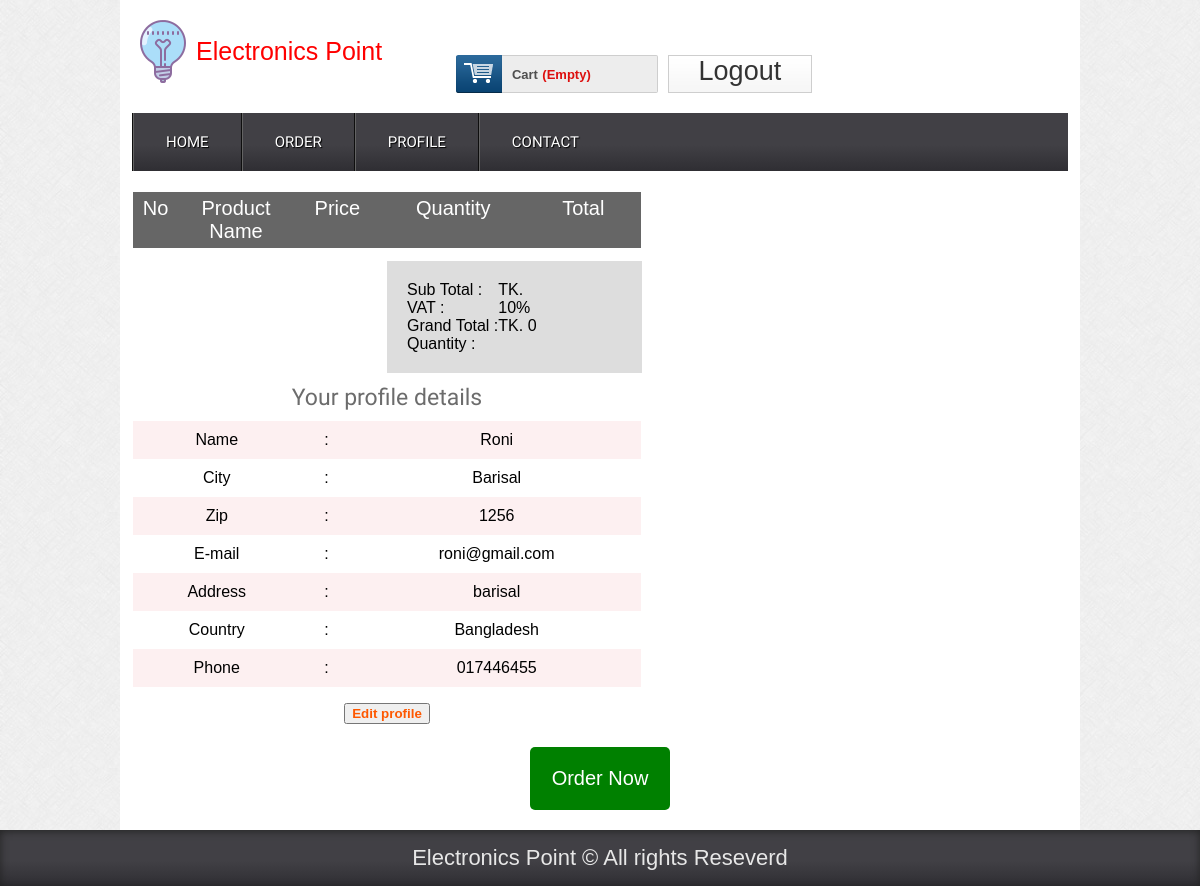
/shop/payoffline.php (signed in), run on the app's committed database.
### tables this page shows
CREATE TABLE `tbl_customer` (
  `csId` int(11) NOT NULL,
  `name` varchar(255) NOT NULL,
  `city` varchar(20) NOT NULL,
  `zip` varchar(20) NOT NULL,
  `email` varchar(50) NOT NULL,
  `address` varchar(255) NOT NULL,
  `country` varchar(20) NOT NULL,
  `phone` varchar(255) NOT NULL,
  `pass` varchar(255) NOT NULL
);

### shop/classes/Customer.php (called while the page is built, shortened)
<?php
$filepath = realpath(dirname(__FILE__));
include_once ($filepath."/../libs/Database.php");
?>
<?php
class Customer
{
	private $db;
	function __construct()
	{
		$this->db = new Database();
	}
	public function getCustomerInfo($csid){
		$sql = "SELECT * FROM tbl_customer WHERE csId='$csid'" ;
		$result = $this->db->select($sql);
		return $result;
	}
}
?>

### shop/libs/Database.php (called while the page is built, shortened)
<?php
Class Database{
	 public $host   = DB_HOST;
	 public $user   = DB_USER;
	 public $pass   = DB_PASS;
	 public $dbname = DB_NAME;
	 public $link;
	private function connectDB(){
		 $this->link = new mysqli($this->host, $this->user, $this->pass,$this->dbname);
	 }
	public function select($query){
	  $result = $this->link->query($query) or die($this->link->error.__LINE__);
		  if($result->num_rows > 0){
		    return $result;
		  }else {
		    return false;
		  }
	 }
}

### shop/libs/Session.php (called while the page is built, shortened)
<?php
class Session{
	 public static function get($key){
	    if (isset($_SESSION[$key])) {
		  return $_SESSION[$key];
		}else {
		  return false;
	    }
	 }
}

### shop/payoffline.php (the view, shortened to what this page needs)
<?php
	include("inc/header.php");
?>
 <div class="main">
    <div class="content">
		<div class="section group">
	   		<div class="division">
	   				<table class="tblone">
							<tr>
								<th width="5%">No</th>
								<th width="20%">Product Name</th>
								<th width="15%">Price</th>
								<th width="25%">Quantity</th>
								<th width="20%">Total</th>
							</tr>
						</table>
						<table class="tbl_two" style="float:right;text-align:left;" width="50%">
							<tr>
								<th>Sub Total : </th>
								<td>TK. <?php echo $sum; ?></td>
							</tr>
							<tr>
								<th>VAT :</th>
								<th> 10% </th>
							</tr>
							<tr>
								<th>Grand Total :</th>
								<td>TK. <?php
									$vat = ($sum*10)/100;
									echo $grandTotal = $sum+$vat;
								?></td>
							</tr>
								<th>Quantity :</th>
								<th> <?php echo $qty; ?></th>
					   </table>
	   		</div>
	   		<div class="division">
	   			  <?php
			$csid = Session::get('csid');
			$getCsInfo = $csmr->getCustomerInfo($csid);
			if ($getCsInfo) {
				while ($row = $getCsInfo->fetch_assoc()) {
		?>
			<table class="tblone">
				<tr><td colspan='3'><h2 style="text-align:center">Your profile details</h2></td></tr>
				<tr>
					<td>Name</td>
					<td>:</td>
					<td><?php echo $row['name'];?></td>
				</tr>
				<tr>
					<td>City</td>
					<td>:</td>
					<td><?php echo $row['city'];?></td>
				</tr>
				<tr>
					<td>Zip</td>
					<td>:</td>
					<td><?php echo $row['zip'];?></td>
				</tr>
				<tr>
					<td>E-mail</td>
					<td>:</td>
					<td><?php echo $row['email'];?></td>
				</tr>
				<tr>
					<td>Address</td>
					<td>:</td>
					<td><?php echo $row['address'];?></td>
				</tr>
				<tr>
					<td>Country</td>
					<td>:</td>
					<td><?php echo $row['country'];?></td>
				</tr>
				<tr>
					<td>Phone</td>
					<td>:</td>
					<td><?php echo $row['phone'];?></td>
				</tr>
				<tr><td colspan='3'><h2 style="text-align:center"><button ><a href="editprofile.php">Edit profile</a></button></h2></td></tr>
			</table>
			<?php } }?>
	   		</div>
		</div>
		<div class="ordernow">
			<a href="?orderid=order">Order Now</a>
		</div>
    </div>
 </div>
</div>
 <?php
	include("inc/footer.php");
?>

### shop/css/style.css (style rules this page uses)
html,body,div,span,applet,object,iframe,h1,h2,h3,h4,h5,h6,p,blockquote,pre,a,abbr,acronym,address,big,cite,code,del,dfn,em,img,ins,kbd,q,s,samp,small,strike,strong,sub,sup,tt,var,b,u,i,dl,dt,dd,ol,nav ul,nav li,fieldset,form,label,legend,table,caption,tbody,tfoot,thead,tr,th,td,article,aside,canvas,details,embed,figure,figcaption,footer,header,hgroup,menu,nav,output,ruby,section,summary,time,mark,audio,video { margin:0;padding:0;border:0;font-size:100%;font:inherit;vertical-align:baseline; }
table { border-collapse:collapse;border-spacing:0; }
a { text-decoration:none; }
body { font-family:Arial, Helvetica, sans-serif; background:url(../images/body_bg3.jpg); }
.section { clear: both; padding: 0px; margin: 0px; }
.group:before, .group:after { content:""; display:table; }
.group:after { clear:both; }
.group { zoom:1; }
.content { padding:20px 0; background:#FFF; }
.content h2 { font-size:23px; color:#6C6C6C; font-family: 'Monda', sans-serif; }
.tblone { border: 1px solid #fff; margin-bottom: 12px; width: 100%; }
.tblone th { background: #666 none repeat scroll 0 0; color: #fff; font-size: 20px; padding: 5px 8px; text-align: center; }
.tblone td { padding:10px;text-align:center; }
table.tblone tr:nth-child(2n+1) { background:#fff;height:30px; }
table.tblone tr:nth-child(2n) { background:#fdf0f1;height:30px; }
table.tblone a { color: #fe5800; font-weight: bold; text-decoration: none; }

### shop/payoffline.php (style rules this page uses)
.division { width: 510px; float: left; overflow: hidden; }
.tbl_two { overflow: hidden; display: block; padding: 20px; background: #ddd; }
.ordernow a { text-decoration: none; text-align: center; display: block; padding: 20px; color: #fff; font-size: 20px; background: green; width: 100px; margin: 0 auto; border-radius: 5px; }

### data on the page
tbl_customer: name "Roni", city "Barisal", zip "1256", email "roni@gmail.com", address "barisal", country "Bangladesh", phone "017446455"

### other printed values
$grandTotal = $sum+$vat "0"
